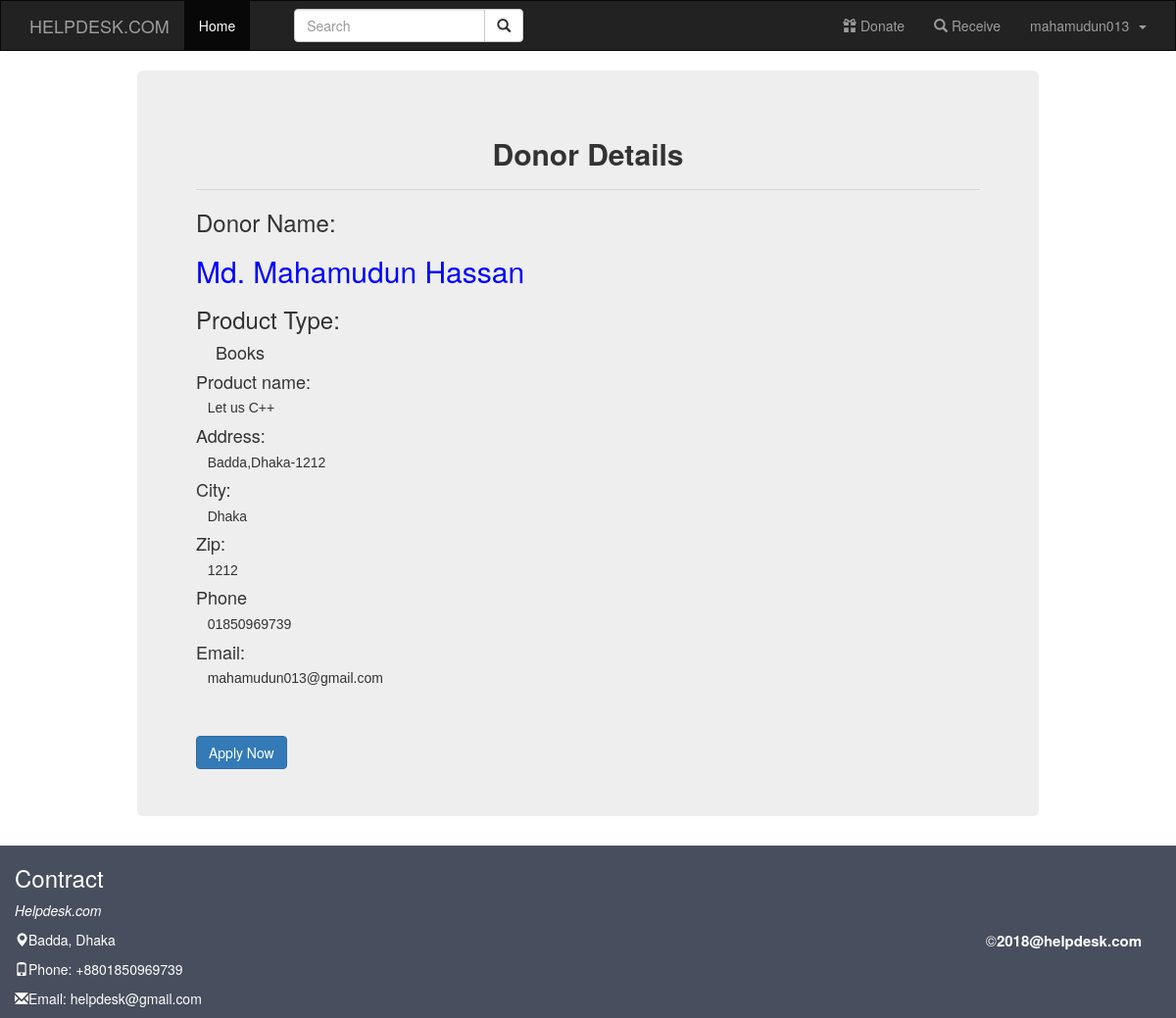
The page /view.php?product_id=1 (signed in) on the database its author committed.
### tables this page shows
CREATE TABLE `donor_table` (
  `id` int(11) NOT NULL,
  `name` varchar(200) NOT NULL,
  `username` varchar(200) NOT NULL,
  `product_type` varchar(200) NOT NULL,
  `product_name` varchar(200) NOT NULL,
  `address` varchar(200) NOT NULL,
  `city` varchar(200) NOT NULL,
  `zip` varchar(200) NOT NULL,
  `phone_number` varchar(200) NOT NULL,
  `email` varchar(200) NOT NULL,
  `file` longblob NOT NULL
);

### view.php (the view, shortened to what this page needs)
<!DOCTYPE html>
<html lang="en">
<head>
  <link rel="stylesheet" href="https://maxcdn.bootstrapcdn.com/bootstrap/3.3.7/css/bootstrap.min.css">
</head>
<body>
 <nav class="navbar navbar-inverse" style="border-radius: 0">
  <div class="container">
    <div class="navbar-header">
      <a class="navbar-brand" href="#">HELPDESK.COM</a>
    </div>
    <ul class="nav navbar-nav">
      <li class="active"><a href="#">Home</a></li>
      <li><a href="#"></a></li>
        <form class="navbar-form navbar-left">
          <div class="input-group">
             <input type="text" class="form-control" placeholder="Search">
          <div class="input-group-btn">
            <button class="btn btn-default" type="submit">
            <i class="glyphicon glyphicon-search"></i>
            </button>
          </div>
         </div>
      </form>
    </ul>
    <ul class="nav navbar-nav navbar-right">
      <li><a href="donor_info.php"><span class="glyphicon glyphicon-gift"></span> Donate</a></li>
      <li><a href="user_home.php"><span class="glyphicon glyphicon-search"></span> Receive</a></li>
      <li class="dropdown"><a class="dropdown-toggle" data-toggle="dropdown"
        href="#"><?php echo $_SESSION['username'];?> &nbsp<span class="caret"></span></a>
      </li>
    </ul>
  </div>
</nav>
  <div class="container">
    <div class="col-md-10 col-md-offset-1">
      <?php
      include('config.php');
       $connect= mysqli_connect($dbservername,$dbusername,$dbpassword,$dbname);
        if (isset($_GET['product_id'])) {
          $p_id=$_GET['product_id'];
          $sql="SELECT * FROM donor_table WHERE id=$p_id";
             $select =mysqli_query($connect,$sql);
          if (mysqli_num_rows($select) > 0) {
           while($row = mysqli_fetch_assoc($select)){
      ?>
         <div class="jumbotron">
            <h2 style="text-align: center;color:;"><b>Donor Details</b></h3>
              <hr>
           <h3>Donor Name:</h3>
          <h2 style="color: blue"><?php echo $row["name"] ?></h2>
           <h3>Product Type:</h3>
            <h4>&nbsp&nbsp&nbsp&nbsp<?php echo $row["product_type"] ?></h4>
          <h4>Product name:</h4><h5>&nbsp&nbsp&nbsp<?php echo $row["product_name"] ?></h5>
          <h4>Address: </h4>
          <h5>&nbsp&nbsp&nbsp<?php echo $row["address"] ?></h5>
          <h4>City:</h4>
          <h5 >&nbsp&nbsp&nbsp<?php echo $row["city"] ?></h5>
           <h4>Zip: </h4>
           <h5 >&nbsp&nbsp&nbsp<?php echo $row["zip"] ?></h5>
          <h4>Phone</h4>
          <h5 >&nbsp&nbsp&nbsp<?php echo $row["phone_number"] ?></h5>
          <h4>Email:</h4>
          <h5 >&nbsp&nbsp&nbsp<?php echo $row["email"] ?></h5><br><br>
          <a href="apply_form.php?app_name=<?php echo $_SESSION['username'] ?>&product_id=<?php echo
          $row['id'] ?>" class="btn btn-primary" type="button"> Apply Now</a>
        <?php
        }
      }
    }
      ?>
      </div>
    </div>
  </div>
 <?php include ("footer.php"); ?>
</body>
</html>

### view.php (style rules this page uses)
.jumbotron h5 { color: #333333; font-family: Arial, Helvetica, sans-serif; }

### rows shown on the page
donor_table: name "Md. Mahamudun Hassan", product_type "Books", product_name "Let us C++", address "Badda,Dhaka-1212", city "Dhaka", zip "1212", phone_number "01850969739", email "mahamudun013@gmail.com"

### other values the page prints
$_SESSION['username'] "mahamudun013"
